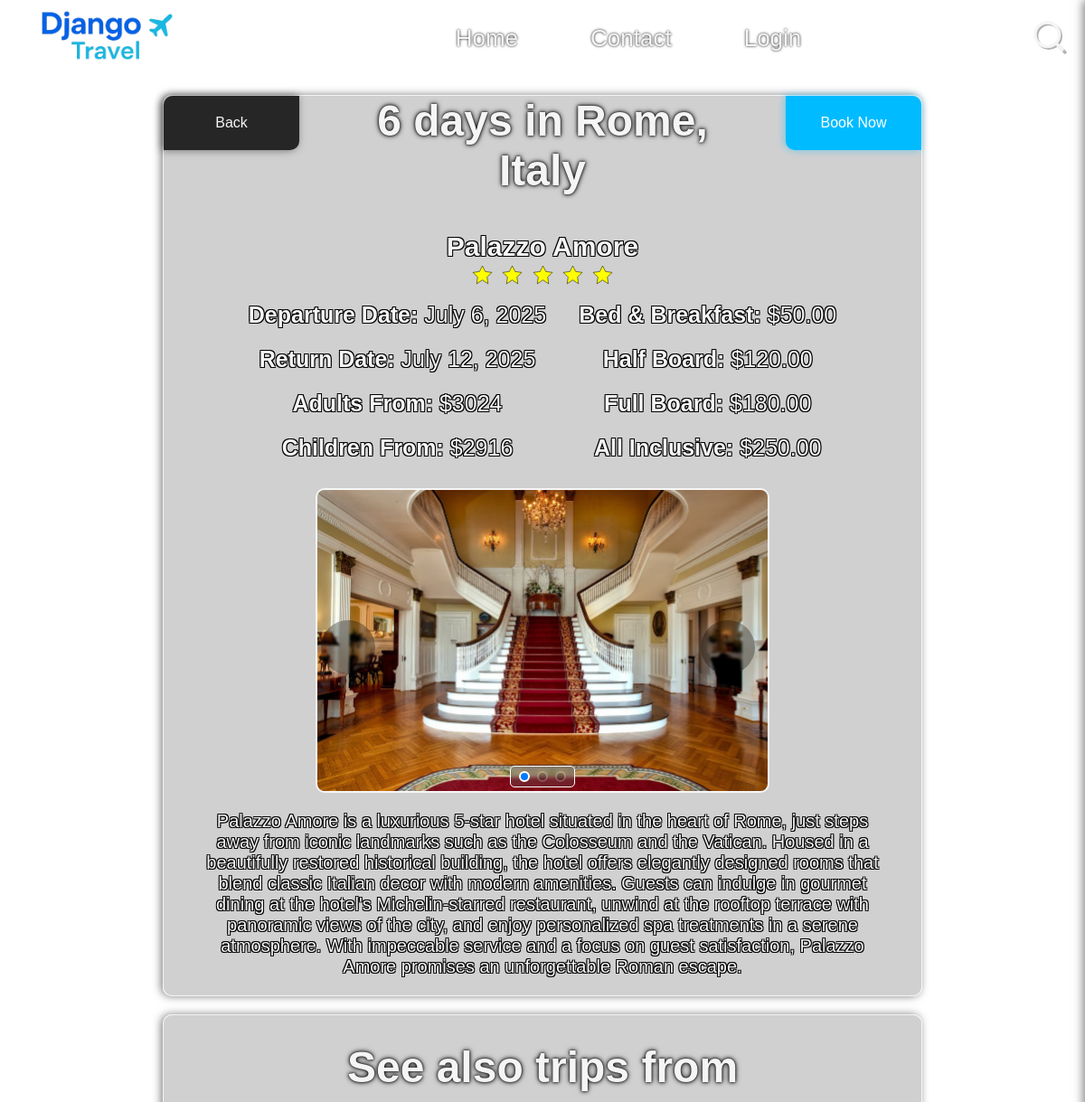
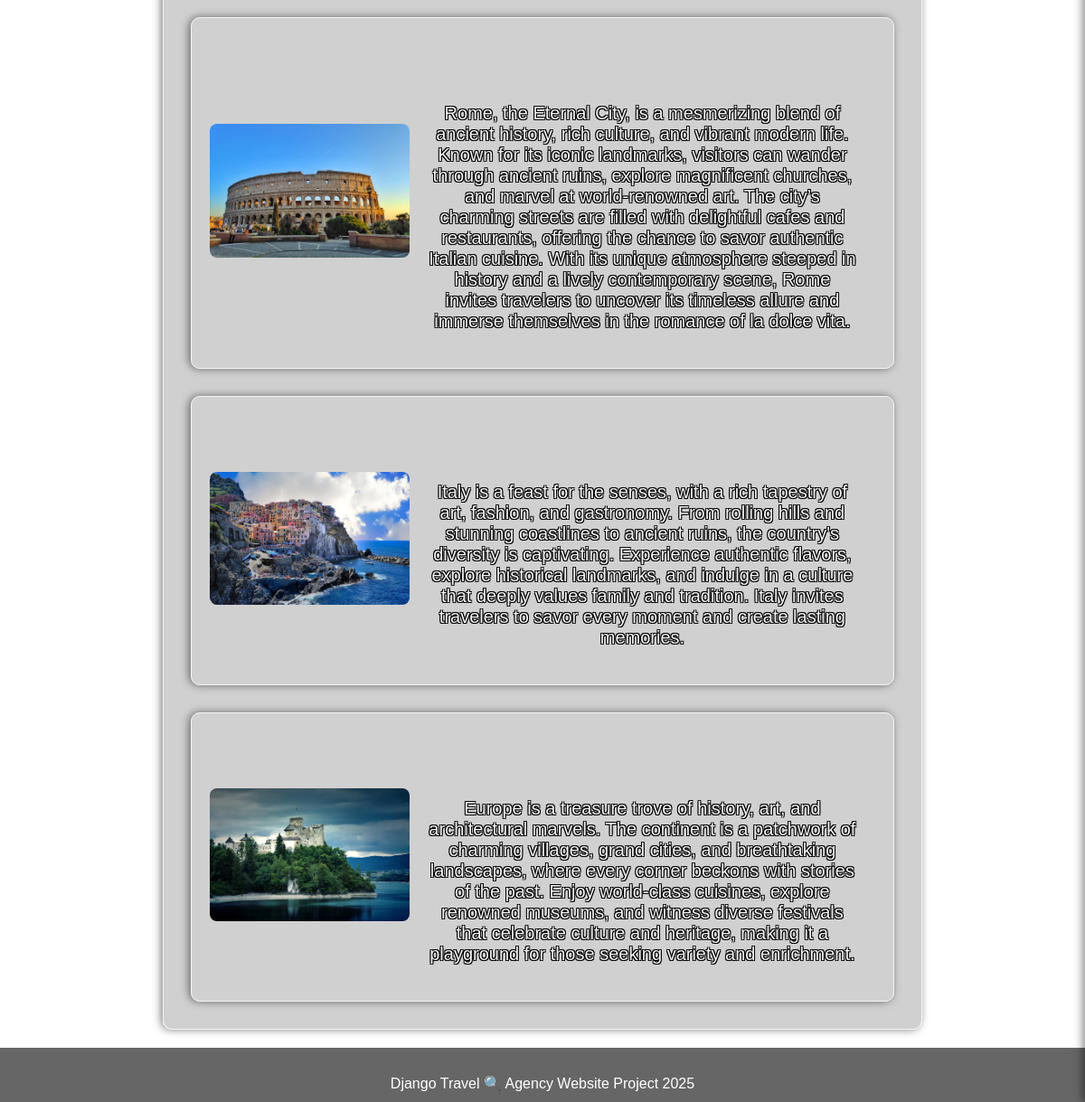
Screenshot of /trip/10/ with the database file from the repository (2 pictures, top to bottom).
### travel/models/trip_models.py (models this page shows, shortened)
class Trip(models.Model):
    hotel = models.ForeignKey(Hotel, related_name='hotel_trips', on_delete=models.CASCADE, null=True, help_text='Hotel where clients make bookings')
    city = models.ForeignKey(City, related_name='city_trips', on_delete=models.CASCADE, null=True, blank=True)
    airport = models.ForeignKey(Airport, related_name='airport_trips', on_delete=models.CASCADE, null=True, blank=True)
    departure_date = models.DateField(help_text='When trip begins')
    return_date = models.DateField(help_text='When trip ends')
    profit_on_adult = models.DecimalField(max_digits=10, decimal_places=2, default=0.12,
                                          help_text='example: 0.10 represent 10 % of hotel price ' \
                                          'to be added to the final cost')
    profit_on_child = models.DecimalField(max_digits=10, decimal_places=2, default=0.08,
                                          help_text='example: 0.10 represent 10 % of hotel price ' \
                                          'to be added to the final cost')
    tickets = models.PositiveIntegerField(default=1, help_text='Number of tickets including adults and children')
    promoted = models.BooleanField(default=False, help_text='Check if this trip is going to promoted section of trips')
    available = models.BooleanField(default=True, help_text='If trip is available')
    def __str__(self):
         return f' {self.calculate_duration()} days in {self.hotel.city}'
    def calculate_duration(self):
        return calculate_trip_duration(self.departure_date, self.return_date)
    def calculate_adult_price(self, quantity=1):
        return service_calculate_adult_price(
            self.hotel.price_per_day, self.profit_on_adult,
            self.departure_date, self.return_date,
            quantity)
    def calculate_child_price(self, quantity=1):
        return service_calculate_child_price(
            self.hotel.price_per_day, self.profit_on_child,
            self.departure_date, self.return_date,
            quantity)

### travel/models/location_models.py (models this page shows, shortened)
class Hotel(models.Model):
    name = models.CharField(max_length=100, help_text='Hotel name')
    stars = models.PositiveIntegerField(validators=
                                        [MinValueValidator(1),
                                         MaxValueValidator(5)], help_text='Hotel Stars')
    description = models.TextField(help_text='Description of the hotel')
    city = models.ForeignKey(City, related_name='hotels',
                             on_delete=models.CASCADE, help_text='City')
    capacity = models.PositiveIntegerField(help_text='Hotel capacity reserved for our agency')
    price_per_day = models.DecimalField(max_digits=10, decimal_places=2,
                                        help_text= 'Base price per day')
    bb_price = models.DecimalField(max_digits=10, decimal_places=2,
        null=True, blank=True,
        help_text='Additional price per day for Bed & Breakfast')
    hb_price = models.DecimalField(max_digits=10, decimal_places=2,
        null=True, blank=True,
        help_text='Additional price per day for Half Board')
    fb_price = models.DecimalField(max_digits=10, decimal_places=2,
        null=True, blank=True,
        help_text='Additional price per day for Full Board')
    ai_price = models.DecimalField(max_digits=10, decimal_places=2,
        null=True, blank=True,
        help_text='Additional price per day for All Inclusive')
    def __str__(self):
        return self.name

class City(models.Model):
    class Meta:
        verbose_name_plural = "Cities"
    name = models.CharField(max_length=30, help_text='City name')
    description = models.TextField(null=True, blank=True, help_text='City description')
    image = models.ImageField(upload_to='city_images/', blank=True, null=True)
    country = models.ForeignKey(Country, related_name='cities',
                                on_delete=models.CASCADE, help_text='Country')
    car_rental_option = models.BooleanField(help_text='Car rental option')
    car_rental_cost = models.IntegerField(null=True, blank=True,
                                          help_text='Car rental cost per day in this City')
    def __str__(self):
        return self.name

class Country(models.Model):
    class Meta:
        verbose_name_plural = 'Countries'
    name = models.CharField(max_length=30, unique=True, help_text='Country name')
    description = models.TextField(null=True, blank=True, help_text='Country description')
    image = models.ImageField(upload_to='country_images/', blank=True, null=True)
    continent = models.ForeignKey(Continent, related_name='countries',
                                  on_delete=models.CASCADE, help_text='Continent')
    def __str__(self):
        return self.name

class HotelImages(models.Model):
    hotel = models.ForeignKey(Hotel, related_name='images', on_delete=models.CASCADE)
    image = models.ImageField(upload_to='hotel_images/')

class Continent(models.Model):
    name = models.CharField(max_length=30, unique=True, help_text='Continent name')
    description = models.TextField(null=True, blank=True, help_text='Continent description')
    image = models.ImageField(upload_to='continent_images/', blank=True, null=True)
    def __str__(self):
        return self.name

### travel/views/trip_views.py (the view)
# urls.py: path('trip/<int:pk>/', TripInfoView.as_view(), name='trip_info'),
class TripInfoView(DetailView):
    model = Trip
    template_name = 'trips/trip_info.html'
    context_object_name = 'trip'
    def get_context_data(self, **kwargs):
        context = super().get_context_data(**kwargs)
        hotel = self.object.hotel
        context['images'] = hotel.images.all()
        context['stars'] = range(hotel.stars)
        return context

### travel/context_processors.py (called while the page is built)
def trip_search_form(request):
    countries_json = json.dumps([
        {'id': country.id, 'name': country.name, 'continent_id': country.continent.id}
        for country in Country.objects.all()
    ])
    continents_json = json.dumps([
        {'id': continent.id, 'name': continent.name}
        for continent in Continent.objects.all()
    ])
    cities_json = json.dumps([
        {'id': city.id, 'name': city.name, 'country_id': city.country.id, 'continent_id': city.country.continent.id}
        for city in City.objects.all()
    ])
    return {
        'trip_search_form': TripSearchForm(),
        'countries_json': countries_json,
        'continents_json': continents_json,
        'cities_json': cities_json,
    }

### travel/models/location_models.py (called while the page is built)
    def __str__(self):
        return self.name

### travel/services/trip_services.py (called while the page is built)
def calculate_trip_duration(departure_date, return_date):
    return (return_date - departure_date).days

def calculate_adult_price(hotel_price_per_day, profit_on_adult, departure_date, return_date, quantity=1):
    duration = calculate_trip_duration(departure_date, return_date)
    base_price = hotel_price_per_day * duration
    adult_price = base_price + (base_price * Decimal(profit_on_adult))
    return adult_price * quantity

def calculate_child_price(hotel_price_per_day, profit_on_child, departure_date, return_date, quantity=1):
    duration = calculate_trip_duration(departure_date, return_date)
    base_price = hotel_price_per_day * duration
    child_price = base_price + (base_price * Decimal(profit_on_child))
    return child_price * quantity

### pages/templates/trips/trip_info.html (shortened to what this page needs)
{% extends "base.html" %}
{% load static %}
{% block content %}
<link rel="stylesheet" href="{% static 'css/pages/trip_info.css' %}">
<link rel="stylesheet" href="https://unpkg.com/swiper/swiper-bundle.min.css" />
<div class="trip-info-page">
    <div class="container-presets">
        <div class="back-button-container">
            <button class="back-button" onclick="handleBack()">Back</button>
        </div>
        <div class="book-now-button-container">
            <a href="{% url 'booking_create' pk=trip.pk %}">
                <button class="book-now-button" type="button">Book Now</button>
            </a>
        </div>
        <h1 class="title1-presets">{{ trip }}, <br>{{ trip.hotel.city.country }}</h1>
        <h2 class="hotel-title">{{ trip.hotel }} <br>
            {% for _ in stars%}
            <svg xmlns="http://www.w3.org/2000/svg" viewBox="0 0 24 24" width="25" height="25"><polygon fill="yellow" points="12,2 15,8 22,9 17,14 18,21 12,17 6,21 7,14 2,9 9,8" stroke="black" stroke-width="0.5" stroke-linejoin="round"/></svg>
            {% endfor %}
        </h2>
        <div class="trip-info-main-container">
            <div class="trip-info-price-details">
                <div class="trip-details">
                    <div class="detail-item">
                        <strong class="trip-detail-label">Departure Date:</strong>
                        <span class="trip-detail-value">{{ trip.departure_date }}</span>
                    </div>
                    <div class="detail-item">
                        <strong class="trip-detail-label">Return Date:</strong>
                        <span class="trip-detail-value">{{ trip.return_date }}</span>
                    </div>
                    <div class="detail-item">
                        <strong class="trip-detail-label">Adults From:</strong>
                        <span class="trip-detail-value">${{ trip.calculate_adult_price|floatformat:0 }}</span>
                    </div>
                    <div class="detail-item">
                        <strong class="trip-detail-label">Children From:</strong>
                        <span class="trip-detail-value">${{ trip.calculate_child_price|floatformat:0 }}</span>
                    </div>
                </div>
                <div class="hotel-details">
                    <div class="detail-item">
                        <strong class="trip-detail-label">Bed & Breakfast:</strong>
                        <span class="trip-detail-value">${{ trip.hotel.bb_price }}</span>
                    </div>
                    <div class="detail-item">
                        <strong class="trip-detail-label">Half Board:</strong>
                        <span class="trip-detail-value">${{ trip.hotel.hb_price }}</span>
                    </div>
                    <div class="detail-item">
                        <strong class="trip-detail-label">Full Board:</strong>
                        <span class="trip-detail-value">${{ trip.hotel.fb_price }}</span>
                    </div>
                    <div class="detail-item">
                        <strong class="trip-detail-label">All Inclusive:</strong>
                        <span class="trip-detail-value">${{ trip.hotel.ai_price }}</span>
                    </div>
                </div>
            </div>
            <div class="hotel-image-description-container">
                <div class="swiper-container">
                    <div class="swiper-wrapper">
                        {% for image in trip.hotel.images.all %}
                        <div class="container-preset swiper-slide">
                            <img src="{{ image.image.url }}" alt="Hotel Image" class="swiper-image">
                        </div>
                        {% endfor %}
                    </div>
                    <div class="swiper-pagination"></div>
                    <div class="swiper-button-prev"></div>
                    <div class="swiper-button-next"></div>
                </div>
                <div class="hotel-description">
                    <p>{{ trip.hotel.description }}</p>
                </div>
            </div>
        </div>
    </div>
    <div class="container-presets trip-info-related-trips-container">
        <h2 class="title1-presets trip-info-related-trips-title">See also trips from</h2>
        <a href="#" onclick="document.getElementById('cityForm{{ trip.id }}').submit(); return false;" class="trip-image-container">
            <div class="inner-container-presets related-trips-container">
                <form id="cityForm{{ trip.id }}" method="get" action="{% url 'trip_search' %}" style="flex-shrink: 0; width: 30%;">
                    {% if trip.hotel.city.image %}
                    <img src="{{ trip.hotel.city.image.url }}" alt="City image" class="trip-image">
                    {% endif %}
                </form>
                <div class="trip-image-description">
                    {{ trip.hotel.city.description }}
                </div>
            </div>
        </a>
        <a href="#" onclick="document.getElementById('countryForm{{ trip.id }}').submit(); return false;" class="trip-image-container">
            <div class="inner-container-presets related-trips-container">
                <form id="countryForm{{ trip.id }}" method="get" action="{% url 'trip_search' %}" style="flex-shrink: 0; width: 30%;">
                    {% if trip.hotel.city.country.image %}
                    <img src="{{ trip.hotel.city.country.image.url }}" alt="City image" class="trip-image">
                    {% endif %}
                </form>
                <div class="trip-image-description">
                    {{ trip.hotel.city.country.description }}
                </div>
            </div>
        </a>
        <a href="#" onclick="document.getElementById('continentForm{{ trip.id }}').submit(); return false;" class="trip-image-container">
            <div class="inner-container-presets related-trips-container">
                <form id="continentForm{{ trip.id }}" method="get" action="{% url 'trip_search' %}" style="flex-shrink: 0; width: 30%;">
                    {% if trip.hotel.city.country.continent.image %}
                    <img src="{{ trip.hotel.city.country.continent.image.url }}" alt="Continent image" class="trip-image">
                    {% endif %}
                </form>
                <div class="trip-image-description">
                    {{ trip.hotel.city.country.continent.description }}
                </div>
            </div>
        </a>
    </div>
</div>
{% endblock %}

### pages/static/css/style.css (style rules this page uses)
:root { --background-image: url('/static/images/background.jpg'); --profile-image: url('/static/images/profile_picture.jpg'); --font:"Trebuchet MS", Arial, sans-serif; --text-color: whitesmoke; --light-blue: rgb(0, 187, 255); --dark-blue: rgb(1, 83, 192); --red: rgb(200, 0, 0); --black:rgb(38, 38, 38); --light-blue-transparent: rgba(0, 187, 255, 0.5); --dark-blue-transparent: rgba(1, 83, 192, 0.5); --text-shadow-black: 0 0 3px rgba(0, 0, 0, 1); --box-shadow: -2px 0 10px rgba(0, 0, 0, 0.5); --box-shadow-black-surround: 0 0 10px 2px rgba(0, 0, 0, 0.5); --box-shadow-light-blue-surround: 0 0 10px 2px rgba(0, 187, 255, 0.4); --box-shadow-dark-blue-surround: 0 0 10px 2px rgb(1, 83, 192, 0.4); --box-shadow-light-blue: -1px 0 8px rgba(0, 187, 255, 0.5); --box-shadow-dark-blue: 2px -2px 3px rgb(1, 83, 192, 0.4); --text-shadow-layered-black: 0 0 2px rgba(0, 0, 0, 0.9), 0 0 4px rgba(0, 0, 0, 0.8), 0 0 6px rgba(0, 0, 0, 0.6); --text-shadow-strong-black: 0 0 6px rgba(0, 0, 0, 1); --text-shadow-crisp-black: -1px -1px 0 black, 1px -1px 0 black, -1px 1px 0 black, 1px 1px 0 black; --font-size-1: 3rem; --font-size-txt: 1rem; --font-size-label: 1.5rem; --font-size-input: ; }
@media (max-width: 999999px) { * { padding: 0; margin: 0; box-sizing: border-box; font-family: var(--font); } }
@media (max-width: 999999px) { a { text-decoration: none; color: var(--text-color); transition: 0.8s ease; } }
@media (max-width: 999999px) { html,body { height: 100%; flex-direction: column; overflow-x: hidden; flex:1; scroll-behavior: smooth; background: var(--background-image) no-repeat center center fixed; background-size: cover; } }
@media (max-width: 999999px) { .container-presets { border: 1px solid rgba(255, 255, 255, 0.8); border-radius: 10px; background-color: rgba(100, 100, 100, 0.3); backdrop-filter: blur(0.1rem); box-shadow: -2px 0 10px rgba(0, 0, 0, 0.5); } }
@media (max-width: 999999px) { .inner-container-presets { border: 1px solid rgba(255, 255, 255, 0.8); border-radius: 10px; box-shadow: -2px 0 10px rgba(0, 0, 0, 0.5); } }
@media (max-width: 999999px) { .title1-presets { font-size: var(--font-size-1); margin-bottom: 20px; text-shadow: var(--text-shadow-layered-black); } }

### rows the page displays
Trip: departure_date+return_date+hotel "6 days in Rome", hotel.city.country "Italy", hotel "Palazzo Amore", departure_date "July 6, 2025", return_date "July 12, 2025", calculate_adult_price "3024", calculate_child_price "2916", hotel.bb_price "50.00", hotel.hb_price "120.00", hotel.fb_price "180.00", hotel.ai_price "250.00", hotel.description "Palazzo Amore is a luxurious 5-star hotel situated in the heart of Rome, just steps away from iconic landmarks such as the Colosseum and the Vatican. Housed in a beautifully restored historical building, the hotel offers elegantly designed rooms that blend classic Italian decor with modern amenities. Guests can indulge in gourmet dining at the hotel's Michelin-starred restaurant, unwind at the rooftop terrace with panoramic views of the city, and enjoy personalized spa treatments in a serene atmosphere. With impeccable service and a focus on guest satisfaction, Palazzo Amore promises an unforgettable Roman escape.", hotel.city.image (picture), hotel.city.description "Rome, the Eternal City, is a mesmerizing blend of ancient history, rich culture, and vibrant modern life. Known for its iconic landmarks, visitors can wander through ancient ruins, explore magnificent churches, and marvel at world-renowned art. The city’s charming streets are filled with delightful cafes and restaurants, offering the chance to savor authentic Italian cuisine. With its unique atmosphere steeped in history and a lively contemporary scene, Rome invites travelers to uncover its timeless allure and immerse themselves in the romance of la dolce vita.", hotel.city.country.image (picture), hotel.city.country.description "Italy is a feast for the senses, with a rich tapestry of art, fashion, and gastronomy. From rolling hills and stunning coastlines to ancient ruins, the country's diversity is captivating. Experience authentic flavors, explore historical landmarks, and indulge in a culture that deeply values family and tradition. Italy invites travelers to savor every moment and create lasting memories.", hotel.city.country.continent.image (picture), hotel.city.country.continent.description "Europe is a treasure trove of history, art, and architectural marvels. The continent is a patchwork of charming villages, grand cities, and breathtaking landscapes, where every corner beckons with stories of the past. Enjoy world-class cuisines, explore renowned museums, and witness diverse festivals that celebrate culture and heritage, making it a playground for those seeking variety and enrichment."
HotelImages: image (picture)
